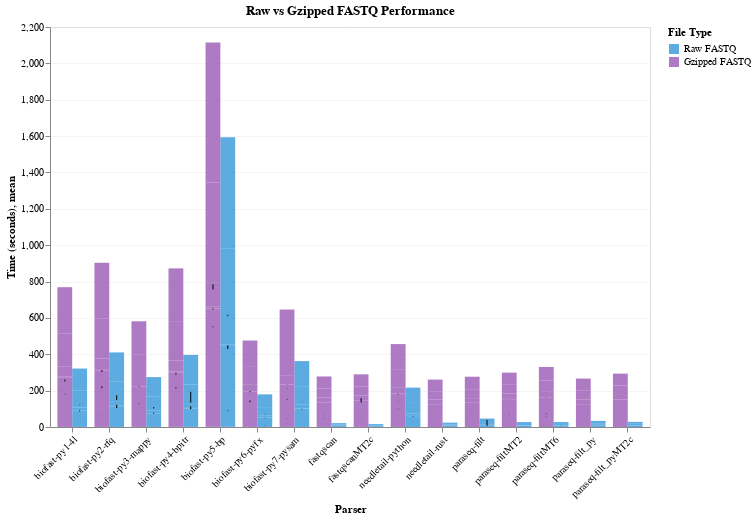

The notebook cell this image was saved under:
### Markdown cell above
## Side-by-Side Comparison: Raw vs Gzipped

Compare performance between raw and gzipped FASTQ files for each parser.

### Code cell
chart = compare_raw_vs_gzipped(all_data)
if chart:
    display(chart)
else:
    print("Not enough data available for raw vs gzipped comparison")

### Figure 1 — Vega-Lite specification as saved in the notebook (floating-point values rounded to 4 significant figures; data arrays with more than 128 entries replaced by an {"elided": "..."} marker saying what was removed)
{"config": {"view": {"continuousWidth": 300, "continuousHeight": 300}, "axis": {"gridOpacity": 0.3}}, "layer": [{"mark": {"type": "bar", "opacity": 0.8}, "encoding": {"color": {"field": "file_type", "legend": {"title": "File Type"}, "scale": {"domain": ["Raw FASTQ", "Gzipped FASTQ"], "range": ["#3498db", "#9b59b6"]}, "type": "nominal"}, "tooltip": [{"field": "command", "title": "Parser", "type": "nominal"}, {"field": "file_type", "title": "Type", "type": "nominal"}, {"field": "mean", "format": ".3f", "title": "Mean", "type": "quantitative"}, {"field": "stddev", "format": ".3f", "title": "Std Dev", "type": "quantitative"}], "x": {"axis": {"labelAngle": -45}, "field": "command", "title": "Parser", "type": "nominal"}, "xOffset": {"field": "file_type", "type": "nominal"}, "y": {"field": "mean", "title": "Time (seconds)", "type": "quantitative"}}, "title": "Raw vs Gzipped FASTQ Performance"}, {"mark": {"type": "errorbar", "extent": "stdev"}, "encoding": {"x": {"field": "command", "type": "nominal"}, "xOffset": {"field": "file_type", "type": "nominal"}, "y": {"field": "mean", "type": "quantitative"}, "yError": {"field": "stddev"}}}], "data": {"name": "data-2b3571d906bfcaf7f0a8ec6e28063a89"}, "height": 400, "width": 600, "$schema": "https://vega.github.io/schema/vega-lite/v6.1.0.json", "datasets": {"data-2b3571d906bfcaf7f0a8ec6e28063a89": {"elided": "192 records"}}}
